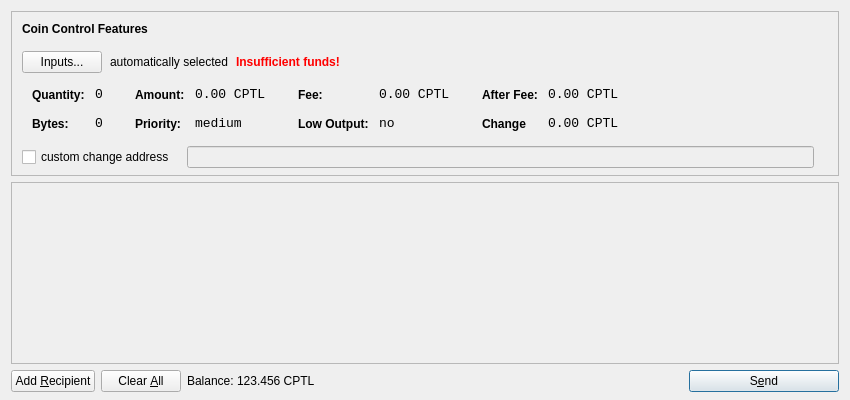
<?xml version="1.0" encoding="UTF-8"?>
<ui version="4.0">
 <class>SendCoinsDialog</class>
 <widget class="QDialog" name="SendCoinsDialog">
  <property name="geometry">
   <rect>
    <x>0</x>
    <y>0</y>
    <width>850</width>
    <height>400</height>
   </rect>
  </property>
  <property name="windowTitle">
   <string>Send Coins</string>
  </property>
  <layout class="QVBoxLayout" name="verticalLayout" stretch="0,1,0">
   <property name="bottomMargin">
    <number>8</number>
   </property>
   <item>
    <widget class="QFrame" name="frameCoinControl">
     <property name="sizePolicy">
      <sizepolicy hsizetype="Expanding" vsizetype="Expanding">
       <horstretch>0</horstretch>
       <verstretch>0</verstretch>
      </sizepolicy>
     </property>
     <property name="maximumSize">
      <size>
       <width>16777215</width>
       <height>16777215</height>
      </size>
     </property>
     <property name="frameShape">
      <enum>QFrame::StyledPanel</enum>
     </property>
     <property name="frameShadow">
      <enum>QFrame::Sunken</enum>
     </property>
     <layout class="QVBoxLayout" name="verticalLayoutCoinControl2">
      <property name="spacing">
       <number>-1</number>
      </property>
      <property name="leftMargin">
       <number>0</number>
      </property>
      <property name="topMargin">
       <number>0</number>
      </property>
      <property name="rightMargin">
       <number>0</number>
      </property>
      <property name="bottomMargin">
       <number>6</number>
      </property>
      <item>
       <layout class="QVBoxLayout" name="verticalLayoutCoinControl" stretch="0,0,0,0,1">
        <property name="spacing">
         <number>0</number>
        </property>
        <property name="leftMargin">
         <number>10</number>
        </property>
        <property name="topMargin">
         <number>10</number>
        </property>
        <item>
         <layout class="QHBoxLayout" name="horizontalLayoutCoinControl1">
          <property name="bottomMargin">
           <number>15</number>
          </property>
          <item>
           <widget class="QLabel" name="labelCoinControlFeatures">
            <property name="sizePolicy">
             <sizepolicy hsizetype="Preferred" vsizetype="Maximum">
              <horstretch>0</horstretch>
              <verstretch>0</verstretch>
             </sizepolicy>
            </property>
            <property name="font">
             <font>
              <weight>75</weight>
              <bold>true</bold>
             </font>
            </property>
            <property name="styleSheet">
             <string notr="true">font-weight:bold;</string>
            </property>
            <property name="text">
             <string>Coin Control Features</string>
            </property>
           </widget>
          </item>
         </layout>
        </item>
        <item>
         <layout class="QHBoxLayout" name="horizontalLayoutCoinControl2" stretch="0,0,0,0">
          <property name="spacing">
           <number>8</number>
          </property>
          <property name="bottomMargin">
           <number>10</number>
          </property>
          <item>
           <widget class="QPushButton" name="pushButtonCoinControl">
            <property name="styleSheet">
             <string notr="true"/>
            </property>
            <property name="text">
             <string>Inputs...</string>
            </property>
           </widget>
          </item>
          <item>
           <widget class="QLabel" name="labelCoinControlAutomaticallySelected">
            <property name="text">
             <string>automatically selected</string>
            </property>
            <property name="margin">
             <number>5</number>
            </property>
           </widget>
          </item>
          <item>
           <widget class="QLabel" name="labelCoinControlInsuffFunds">
            <property name="font">
             <font>
              <weight>75</weight>
              <bold>true</bold>
             </font>
            </property>
            <property name="styleSheet">
             <string notr="true">color:red;font-weight:bold;</string>
            </property>
            <property name="text">
             <string>Insufficient funds!</string>
            </property>
            <property name="margin">
             <number>5</number>
            </property>
           </widget>
          </item>
          <item>
           <spacer name="horizontalSpacerCoinControl">
            <property name="orientation">
             <enum>Qt::Horizontal</enum>
            </property>
            <property name="sizeHint" stdset="0">
             <size>
              <width>40</width>
              <height>1</height>
             </size>
            </property>
           </spacer>
          </item>
         </layout>
        </item>
        <item>
         <widget class="QWidget" name="widgetCoinControl" native="true">
          <property name="sizePolicy">
           <sizepolicy hsizetype="Preferred" vsizetype="Preferred">
            <horstretch>0</horstretch>
            <verstretch>0</verstretch>
           </sizepolicy>
          </property>
          <property name="minimumSize">
           <size>
            <width>0</width>
            <height>0</height>
           </size>
          </property>
          <property name="styleSheet">
           <string notr="true"/>
          </property>
          <layout class="QHBoxLayout" name="horizontalLayoutCoinControl5">
           <property name="margin">
            <number>0</number>
           </property>
           <item>
            <layout class="QHBoxLayout" name="horizontalLayoutCoinControl3" stretch="0,0,0,1">
             <property name="spacing">
              <number>20</number>
             </property>
             <property name="topMargin">
              <number>0</number>
             </property>
             <property name="bottomMargin">
              <number>10</number>
             </property>
             <item>
              <layout class="QFormLayout" name="formLayoutCoinControl1">
               <property name="horizontalSpacing">
                <number>10</number>
               </property>
               <property name="verticalSpacing">
                <number>14</number>
               </property>
               <property name="leftMargin">
                <number>10</number>
               </property>
               <property name="topMargin">
                <number>4</number>
               </property>
               <property name="rightMargin">
                <number>6</number>
               </property>
               <item row="0" column="0">
                <widget class="QLabel" name="labelCoinControlQuantityText">
                 <property name="styleSheet">
                  <string notr="true">font-weight:bold;</string>
                 </property>
                 <property name="text">
                  <string>Quantity:</string>
                 </property>
                 <property name="margin">
                  <number>0</number>
                 </property>
                </widget>
               </item>
               <item row="0" column="1">
                <widget class="QLabel" name="labelCoinControlQuantity">
                 <property name="font">
                  <font>
                   <family>Monospace</family>
                   <pointsize>10</pointsize>
                  </font>
                 </property>
                 <property name="cursor">
                  <cursorShape>IBeamCursor</cursorShape>
                 </property>
                 <property name="contextMenuPolicy">
                  <enum>Qt::ActionsContextMenu</enum>
                 </property>
                 <property name="text">
                  <string>0</string>
                 </property>
                 <property name="margin">
                  <number>0</number>
                 </property>
                 <property name="textInteractionFlags">
                  <set>Qt::LinksAccessibleByMouse|Qt::TextSelectableByKeyboard|Qt::TextSelectableByMouse</set>
                 </property>
                </widget>
               </item>
               <item row="1" column="0">
                <widget class="QLabel" name="labelCoinControlBytesText">
                 <property name="styleSheet">
                  <string notr="true">font-weight:bold;</string>
                 </property>
                 <property name="text">
                  <string>Bytes:</string>
                 </property>
                </widget>
               </item>
               <item row="1" column="1">
                <widget class="QLabel" name="labelCoinControlBytes">
                 <property name="font">
                  <font>
                   <family>Monospace</family>
                   <pointsize>10</pointsize>
                  </font>
                 </property>
                 <property name="cursor">
                  <cursorShape>IBeamCursor</cursorShape>
                 </property>
                 <property name="contextMenuPolicy">
                  <enum>Qt::ActionsContextMenu</enum>
                 </property>
                 <property name="text">
                  <string>0</string>
                 </property>
                 <property name="textInteractionFlags">
                  <set>Qt::LinksAccessibleByMouse|Qt::TextSelectableByKeyboard|Qt::TextSelectableByMouse</set>
                 </property>
                </widget>
               </item>
              </layout>
             </item>
             <item>
              <layout class="QFormLayout" name="formLayoutCoinControl2">
               <property name="horizontalSpacing">
                <number>10</number>
               </property>
               <property name="verticalSpacing">
                <number>14</number>
               </property>
               <property name="leftMargin">
                <number>6</number>
               </property>
               <property name="topMargin">
                <number>4</number>
               </property>
               <property name="rightMargin">
                <number>6</number>
               </property>
               <item row="0" column="0">
                <widget class="QLabel" name="labelCoinControlAmountText">
                 <property name="styleSheet">
                  <string notr="true">font-weight:bold;</string>
                 </property>
                 <property name="text">
                  <string>Amount:</string>
                 </property>
                 <property name="margin">
                  <number>0</number>
                 </property>
                </widget>
               </item>
               <item row="0" column="1">
                <widget class="QLabel" name="labelCoinControlAmount">
                 <property name="font">
                  <font>
                   <family>Monospace</family>
                   <pointsize>10</pointsize>
                  </font>
                 </property>
                 <property name="cursor">
                  <cursorShape>IBeamCursor</cursorShape>
                 </property>
                 <property name="contextMenuPolicy">
                  <enum>Qt::ActionsContextMenu</enum>
                 </property>
                 <property name="text">
                  <string>0.00 CPTL</string>
                 </property>
                 <property name="textInteractionFlags">
                  <set>Qt::LinksAccessibleByMouse|Qt::TextSelectableByKeyboard|Qt::TextSelectableByMouse</set>
                 </property>
                </widget>
               </item>
               <item row="1" column="0">
                <widget class="QLabel" name="labelCoinControlPriorityText">
                 <property name="styleSheet">
                  <string notr="true">font-weight:bold;</string>
                 </property>
                 <property name="text">
                  <string>Priority:</string>
                 </property>
                </widget>
               </item>
               <item row="1" column="1">
                <widget class="QLabel" name="labelCoinControlPriority">
                 <property name="font">
                  <font>
                   <family>Monospace</family>
                   <pointsize>10</pointsize>
                  </font>
                 </property>
                 <property name="cursor">
                  <cursorShape>IBeamCursor</cursorShape>
                 </property>
                 <property name="contextMenuPolicy">
                  <enum>Qt::ActionsContextMenu</enum>
                 </property>
                 <property name="text">
                  <string>medium</string>
                 </property>
                 <property name="textInteractionFlags">
                  <set>Qt::LinksAccessibleByMouse|Qt::TextSelectableByKeyboard|Qt::TextSelectableByMouse</set>
                 </property>
                </widget>
               </item>
              </layout>
             </item>
             <item>
              <layout class="QFormLayout" name="formLayoutCoinControl3">
               <property name="horizontalSpacing">
                <number>10</number>
               </property>
               <property name="verticalSpacing">
                <number>14</number>
               </property>
               <property name="leftMargin">
                <number>6</number>
               </property>
               <property name="topMargin">
                <number>4</number>
               </property>
               <property name="rightMargin">
                <number>6</number>
               </property>
               <item row="0" column="0">
                <widget class="QLabel" name="labelCoinControlFeeText">
                 <property name="styleSheet">
                  <string notr="true">font-weight:bold;</string>
                 </property>
                 <property name="text">
                  <string>Fee:</string>
                 </property>
                 <property name="margin">
                  <number>0</number>
                 </property>
                </widget>
               </item>
               <item row="0" column="1">
                <widget class="QLabel" name="labelCoinControlFee">
                 <property name="font">
                  <font>
                   <family>Monospace</family>
                   <pointsize>10</pointsize>
                  </font>
                 </property>
                 <property name="cursor">
                  <cursorShape>IBeamCursor</cursorShape>
                 </property>
                 <property name="contextMenuPolicy">
                  <enum>Qt::ActionsContextMenu</enum>
                 </property>
                 <property name="text">
                  <string>0.00 CPTL</string>
                 </property>
                 <property name="textInteractionFlags">
                  <set>Qt::LinksAccessibleByMouse|Qt::TextSelectableByKeyboard|Qt::TextSelectableByMouse</set>
                 </property>
                </widget>
               </item>
               <item row="1" column="0">
                <widget class="QLabel" name="labelCoinControlLowOutputText">
                 <property name="styleSheet">
                  <string notr="true">font-weight:bold;</string>
                 </property>
                 <property name="text">
                  <string>Low Output:</string>
                 </property>
                </widget>
               </item>
               <item row="1" column="1">
                <widget class="QLabel" name="labelCoinControlLowOutput">
                 <property name="font">
                  <font>
                   <family>Monospace</family>
                   <pointsize>10</pointsize>
                  </font>
                 </property>
                 <property name="cursor">
                  <cursorShape>IBeamCursor</cursorShape>
                 </property>
                 <property name="contextMenuPolicy">
                  <enum>Qt::ActionsContextMenu</enum>
                 </property>
                 <property name="text">
                  <string>no</string>
                 </property>
                 <property name="textInteractionFlags">
                  <set>Qt::LinksAccessibleByMouse|Qt::TextSelectableByKeyboard|Qt::TextSelectableByMouse</set>
                 </property>
                </widget>
               </item>
              </layout>
             </item>
             <item>
              <layout class="QFormLayout" name="formLayoutCoinControl4">
               <property name="horizontalSpacing">
                <number>10</number>
               </property>
               <property name="verticalSpacing">
                <number>14</number>
               </property>
               <property name="leftMargin">
                <number>6</number>
               </property>
               <property name="topMargin">
                <number>4</number>
               </property>
               <property name="rightMargin">
                <number>6</number>
               </property>
               <item row="0" column="0">
                <widget class="QLabel" name="labelCoinControlAfterFeeText">
                 <property name="styleSheet">
                  <string notr="true">font-weight:bold;</string>
                 </property>
                 <property name="text">
                  <string>After Fee:</string>
                 </property>
                 <property name="margin">
                  <number>0</number>
                 </property>
                </widget>
               </item>
               <item row="0" column="1">
                <widget class="QLabel" name="labelCoinControlAfterFee">
                 <property name="font">
                  <font>
                   <family>Monospace</family>
                   <pointsize>10</pointsize>
                  </font>
                 </property>
                 <property name="cursor">
                  <cursorShape>IBeamCursor</cursorShape>
                 </property>
                 <property name="contextMenuPolicy">
                  <enum>Qt::ActionsContextMenu</enum>
                 </property>
                 <property name="text">
                  <string>0.00 CPTL</string>
                 </property>
                 <property name="textInteractionFlags">
                  <set>Qt::LinksAccessibleByMouse|Qt::TextSelectableByKeyboard|Qt::TextSelectableByMouse</set>
                 </property>
                </widget>
               </item>
               <item row="1" column="0">
                <widget class="QLabel" name="labelCoinControlChangeText">
                 <property name="styleSheet">
                  <string notr="true">font-weight:bold;</string>
                 </property>
                 <property name="text">
                  <string>Change</string>
                 </property>
                </widget>
               </item>
               <item row="1" column="1">
                <widget class="QLabel" name="labelCoinControlChange">
                 <property name="font">
                  <font>
                   <family>Monospace</family>
                   <pointsize>10</pointsize>
                  </font>
                 </property>
                 <property name="cursor">
                  <cursorShape>IBeamCursor</cursorShape>
                 </property>
                 <property name="contextMenuPolicy">
                  <enum>Qt::ActionsContextMenu</enum>
                 </property>
                 <property name="text">
                  <string>0.00 CPTL</string>
                 </property>
                 <property name="textInteractionFlags">
                  <set>Qt::LinksAccessibleByMouse|Qt::TextSelectableByKeyboard|Qt::TextSelectableByMouse</set>
                 </property>
                </widget>
               </item>
              </layout>
             </item>
            </layout>
           </item>
          </layout>
         </widget>
        </item>
        <item>
         <layout class="QHBoxLayout" name="horizontalLayoutCoinControl4" stretch="0,0,0">
          <property name="spacing">
           <number>12</number>
          </property>
          <property name="sizeConstraint">
           <enum>QLayout::SetDefaultConstraint</enum>
          </property>
          <property name="topMargin">
           <number>5</number>
          </property>
          <property name="rightMargin">
           <number>5</number>
          </property>
          <item>
           <widget class="QCheckBox" name="checkBoxCoinControlChange">
            <property name="text">
             <string>custom change address</string>
            </property>
           </widget>
          </item>
          <item>
           <widget class="QLineEdit" name="lineEditCoinControlChange">
            <property name="enabled">
             <bool>false</bool>
            </property>
            <property name="sizePolicy">
             <sizepolicy hsizetype="Expanding" vsizetype="Fixed">
              <horstretch>0</horstretch>
              <verstretch>0</verstretch>
             </sizepolicy>
            </property>
           </widget>
          </item>
          <item>
           <widget class="QLabel" name="labelCoinControlChangeLabel">
            <property name="sizePolicy">
             <sizepolicy hsizetype="Preferred" vsizetype="Expanding">
              <horstretch>0</horstretch>
              <verstretch>0</verstretch>
             </sizepolicy>
            </property>
            <property name="minimumSize">
             <size>
              <width>0</width>
              <height>0</height>
             </size>
            </property>
            <property name="text">
             <string/>
            </property>
            <property name="margin">
             <number>3</number>
            </property>
           </widget>
          </item>
         </layout>
        </item>
        <item>
         <spacer name="verticalSpacerCoinControl">
          <property name="orientation">
           <enum>Qt::Vertical</enum>
          </property>
          <property name="sizeHint" stdset="0">
           <size>
            <width>800</width>
            <height>1</height>
           </size>
          </property>
         </spacer>
        </item>
       </layout>
      </item>
     </layout>
    </widget>
   </item> 
   <item>
    <widget class="QScrollArea" name="scrollArea">
     <property name="widgetResizable">
      <bool>true</bool>
     </property>
     <widget class="QWidget" name="scrollAreaWidgetContents">
      <property name="geometry">
       <rect>
        <x>0</x>
        <y>0</y>
        <width>830</width>
        <height>165</height>
       </rect>
      </property>
      <layout class="QVBoxLayout" name="verticalLayout_2">
       <property name="margin">
        <number>0</number>
       </property>
       <item>
        <layout class="QVBoxLayout" name="entries">
         <property name="spacing">
          <number>6</number>
         </property>
        </layout>
       </item>
       <item>
        <spacer name="verticalSpacer">
         <property name="orientation">
          <enum>Qt::Vertical</enum>
         </property>
         <property name="sizeHint" stdset="0">
          <size>
           <width>20</width>
           <height>40</height>
          </size>
         </property>
        </spacer>
       </item>
      </layout>
     </widget>
    </widget>
   </item>
   <item>
    <layout class="QHBoxLayout" name="horizontalLayout">
     <item>
      <widget class="QPushButton" name="addButton">
       <property name="toolTip">
        <string>Send to multiple recipients at once</string>
       </property>
       <property name="text">
        <string>Add &amp;Recipient</string>
       </property>
       <property name="icon">
        <iconset resource="../bitcoin.qrc">
         <normaloff>:/icons/add</normaloff>:/icons/add</iconset>
       </property>
       <property name="autoDefault">
        <bool>false</bool>
       </property>
      </widget>
     </item>
     <item>
      <widget class="QPushButton" name="clearButton">
       <property name="sizePolicy">
        <sizepolicy hsizetype="Minimum" vsizetype="Fixed">
         <horstretch>0</horstretch>
         <verstretch>0</verstretch>
        </sizepolicy>
       </property>
       <property name="toolTip">
        <string>Remove all transaction fields</string>
       </property>
       <property name="text">
        <string>Clear &amp;All</string>
       </property>
       <property name="icon">
        <iconset resource="../bitcoin.qrc">
         <normaloff>:/icons/remove</normaloff>:/icons/remove</iconset>
       </property>
       <property name="autoRepeatDelay">
        <number>300</number>
       </property>
       <property name="autoDefault">
        <bool>false</bool>
       </property>
      </widget>
     </item>
     <item>
      <layout class="QHBoxLayout" name="horizontalLayout_2">
       <property name="spacing">
        <number>3</number>
       </property>
       <item>
        <widget class="QLabel" name="label">
         <property name="text">
          <string>Balance:</string>
         </property>
        </widget>
       </item>
       <item>
        <widget class="QLabel" name="labelBalance">
         <property name="cursor">
          <cursorShape>IBeamCursor</cursorShape>
         </property>
         <property name="text">
          <string>123.456 CPTL</string>
         </property>
         <property name="textInteractionFlags">
          <set>Qt::LinksAccessibleByMouse|Qt::TextSelectableByKeyboard|Qt::TextSelectableByMouse</set>
         </property>
        </widget>
       </item>
      </layout>
     </item>
     <item>
      <spacer name="horizontalSpacer">
       <property name="orientation">
        <enum>Qt::Horizontal</enum>
       </property>
       <property name="sizeHint" stdset="0">
        <size>
         <width>40</width>
         <height>20</height>
        </size>
       </property>
      </spacer>
     </item>
     <item>
      <widget class="QPushButton" name="sendButton">
       <property name="minimumSize">
        <size>
         <width>150</width>
         <height>0</height>
        </size>
       </property>
       <property name="toolTip">
        <string>Confirm the send action</string>
       </property>
       <property name="text">
        <string>S&amp;end</string>
       </property>
       <property name="icon">
        <iconset resource="../bitcoin.qrc">
         <normaloff>:/icons/send</normaloff>:/icons/send</iconset>
       </property>
       <property name="default">
        <bool>true</bool>
       </property>
      </widget>
     </item>
    </layout>
   </item>
  </layout>
 </widget>
 <resources>
  <include location="../bitcoin.qrc"/>
 </resources>
 <connections/>
</ui>
